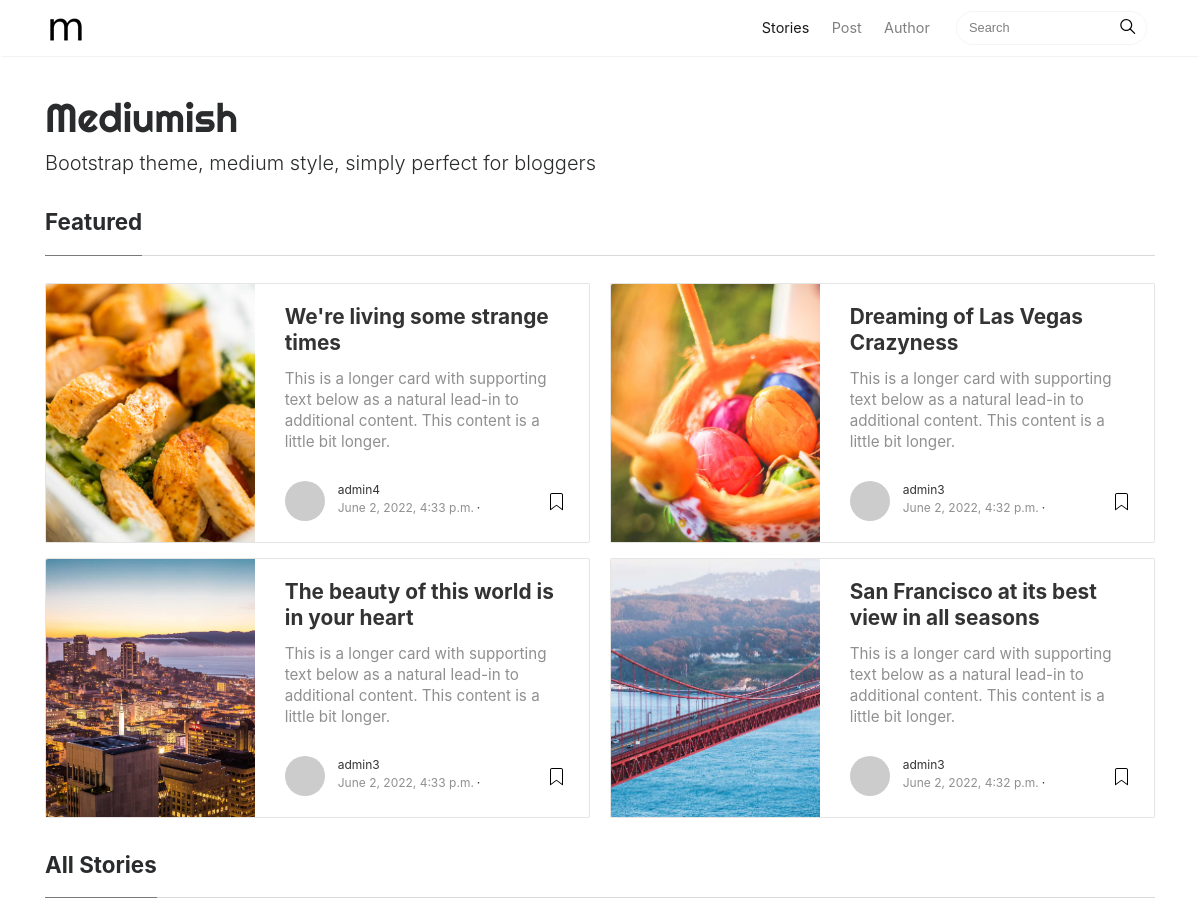
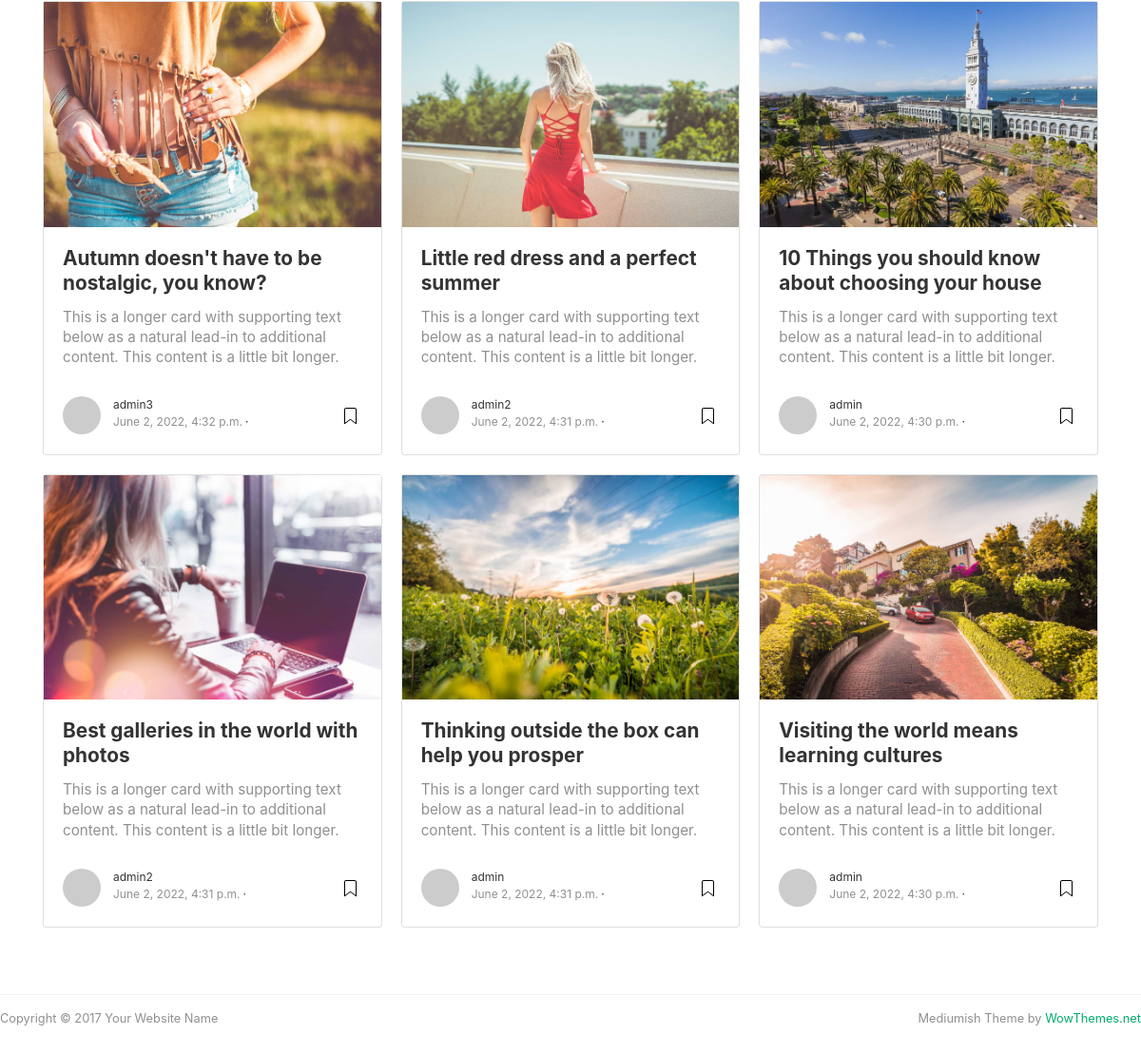
The page / on the database its author committed (2 pictures, top to bottom).
### mediumish/models.py (models this page shows, shortened)
class Blog(models.Model):
    title = models.CharField(max_length=255)
    description = models.TextField()
    pub_date = models.DateTimeField(auto_now_add=True)
    user = models.ForeignKey(User, on_delete=models.CASCADE, related_name='Blog', default=True)
    image = models.ImageField()
    slug = AutoSlugField(populate_from=['title'], null=True, blank=True)

### mediumish/views.py (the view)
# urls.py: path('', views.IndexView.as_view(), name='index'),
class IndexView(View):
    template_name = "index.html"
    def get(self, request, *args, **kwargs):
        recent_post = Blog.objects.all().order_by('-pub_date')[:4]
        blog = Blog.objects.order_by('-pub_date')[4:]
        """Handle GET requests: instantiate a blank version of the form."""
        return render(request, 'index.html', {'blog': blog, 'recent_post': recent_post})

### mediumish/templates/index.html (shortened to what this page needs)
{% extends 'base.html' %}
{% load static %}
{% block content %}
<div class="container">
	<div class="mainheading">
		<h1 class="sitetitle">Mediumish</h1>
		<p class="lead">
			 Bootstrap theme, medium style, simply perfect for bloggers
		</p>
	</div>
	<section class="featured-posts">
	<div class="section-title">
		<h2><span>Featured</span></h2>
	</div>
	<div class="card-columns listfeaturedtag">
        {% for i in recent_post %}
            <div class="card">
                <div class="row">
                    <div class="col-md-5 wrapthumbnail">
                        <a href="{% url 'mediumish:detail' i.slug %}">
                            <div class="thumbnail" style="background-image:url({{ i.image.url }});">
                            </div>
                        </a>
                    </div>
                    <div class="col-md-7">
                        <div class="card-block">
                            <h2 class="card-title"><a href="{% url 'mediumish:detail' i.slug %}">{{ i.title }}</a></h2>
                            <h4 class="card-text">{{ i.description }}</h4>
                            <div class="metafooter">
                                <div class="wrapfooter">
                                    <span class="meta-footer-thumb">
                                    <a href="{% url 'mediumish:authordetail' i.user_id%}"><img class="author-thumb" src="https://www.gravatar.com/avatar/e56154546cf4be74e393c62d1ae9f9d4?s=250&amp;d=mm&amp;r=x" alt="Sal"></a>
                                    </span>
                                    <span class="author-meta">
                                    <span class="post-name"><a href="{% url 'mediumish:authordetail' i.user_id %}">{{ i.user.username }}</a></span><br/>
                                    <span class="post-date">{{i.pub_date }}</span><span class="dot"></span>
                                    </span>
                                    <span class="post-read-more"><a href="{% url 'mediumish:post' %}" title="Read Story"></a></span>
                                </div>
                            </div>
                        </div>
                    </div>
                </div>
		    </div>
        {% endfor %}
	</div>
	</section>
	<section class="recent-posts">
	<div class="section-title">
		<h2><span>All Stories</span></h2>
	</div>
	<div class="card-columns listrecent">
        {% for i in blog %}
		<div class="card">
			<a href="{% url 'mediumish:detail' i.slug %}">
				<img class="img-fluid" src="{{ i.image.url }}" alt="">
			</a>
			<div class="card-block">
				<h2 class="card-title"><a href="{% url 'mediumish:detail' i.slug %}">{{ i.title }}</a></h2>
				<h4 class="card-text">{{ i.description }}</h4>
				<div class="metafooter">
					<div class="wrapfooter">
						<span class="meta-footer-thumb">
						<a href="{% url 'mediumish:authordetail' i.user_id %}"><img class="author-thumb" src="https://www.gravatar.com/avatar/e56154546cf4be74e393c62d1ae9f9d4?s=250&amp;d=mm&amp;r=x" alt="Sal"></a>
						</span>
						<span class="author-meta">
						<span class="post-name"><a href="{% url 'mediumish:authordetail' i.user_id %}">{{ i.user.username }}</a></span><br/>
						<span class="post-date">{{i.pub_date }}</span><span class="dot"></span>
						</span>
						<span class="post-read-more"><a href="{% url 'mediumish:post' %}" title="Read Story"></a></span>
					</div>
				</div>
			</div>
		</div>
        {% endfor %}
	</div>
	</section>
</div>
{% endblock %}

### mediumish/templates/base.html (shortened to what this page needs)
<!DOCTYPE html>
{% load static %}
<html lang="en">
<head>
<link href="{% static 'mediumish/bootstrap.min.css' %}" rel="stylesheet">
<link href="https://maxcdn.bootstrapcdn.com/font-awesome/4.7.0/css/font-awesome.min.css" rel="stylesheet">
<link rel="stylesheet" type="text/css" href="{% static 'mediumish/mediumish.css' %}">
</head>
<body>
{% include 'header.html' %}
{% block content %}
{% endblock %}
{%  include 'footer.html'  %}
</body>
</html>

### mediumish/templates/header.html (shortened to what this page needs)
{% load static %}
{% block content %}
<nav class="navbar navbar-toggleable-md navbar-light bg-white fixed-top mediumnavigation">
<div class="container">
	<a class="navbar-brand" href="{% url 'mediumish:index' %}">
	<img src="{% static 'mediumish/img/logo.png' %}" alt="logo">
	</a>
	<div class="collapse navbar-collapse" id="navbarsExampleDefault">
		<ul class="navbar-nav ml-auto">
			<li class="nav-item active">
			<a class="nav-link" href="{% url 'mediumish:index' %}">Stories <span class="sr-only">(current)</span></a>
			</li>
			<li class="nav-item">
			<a class="nav-link" href="{% url 'mediumish:post' %}">Post</a>
			</li>
			<li class="nav-item">
			<a class="nav-link" href="{% url 'mediumish:author' %}">Author</a>
			</li>
		</ul>
		<form class="form-inline my-2 my-lg-0" method="get" action="{% url 'mediumish:search' %}">
			<input class="form-control mr-sm-2" type="search" placeholder="Search"  name="query" id="query">
			<span class="search-icon"><svg class="svgIcon-use" width="25" height="25" viewbox="0 0 25 25"><path d="M20.067 18.933l-4.157-4.157a6 6 0 1 0-.884.884l4.157 4.157a.624.624 0 1 0 .884-.884zM6.5 11c0-2.62 2.13-4.75 4.75-4.75S16 8.38 16 11s-2.13 4.75-4.75 4.75S6.5 13.62 6.5 11z"></path></svg></span>
		</form>
	</div>
</div>
</nav>
{% endblock %}

### mediumish/templates/footer.html
{% load static %}
{% block content %}
	<div class="footer">
		<p class="pull-left">
			 Copyright &copy; 2017 Your Website Name
		</p>
		<p class="pull-right">
			 Mediumish Theme by <a target="_blank" href="https://www.wowthemes.net">WowThemes.net</a>
		</p>
		<div class="clearfix">
		</div>
	</div>
{% endblock %}

### mediumish/static/mediumish/mediumish.css (style rules this page uses)
body { padding-top:5rem; }
.mainheading { padding:1rem 0rem; }
a { color:#00ab6b; }
a,a:hover { transition:all 0.2s; }
.mediumnavigation { background:rgba(255,255,255,.97); box-shadow:0 2px 2px -2px rgba(0,0,0,.15); }
section { margin-bottom:20px; }
.section-title h2 { border-bottom:1px solid rgba(0,0,0,.15); margin-bottom:25px; font-weight:700; font-size:1.4rem; margin-bottom:27px; }
.section-title span { border-bottom:1px solid rgba(0,0,0,.44); display:inline-block; padding-bottom:20px; margin-bottom:-1px; }
@media (min-width:576px) { .card-columns.listfeaturedtag { -webkit-column-count:2; -moz-column-count:2; column-count:2; } }
@media (min-width:992px) { .navbar-toggleable-md .navbar-nav .nav-link { padding-right:.7rem; padding-left:.7rem; } }
.card-columns .card { margin-bottom:20px; }
.listfeaturedtag .wrapthumbnail { height:258px; flex:0 0 auto; }
.listfeaturedtag .card { border:1px solid rgba(0,0,0,.1); border-radius:2px; height:260px; padding-left:0; margin-bottom:15px; }
.listfeaturedtag .thumbnail { background-size:cover; height:100%; display:block; background-position:38% 22% !important; background-origin:border-box!important; border-top-left-radius:2px; }
.listfeaturedtag .card-block { padding-left:0; }
.listfeaturedtag h2.card-title,.listrecent h2.card-title { font-size:1.3rem; font-weight:700; line-height: 1.25; }
.listfeaturedtag h2.card-title a,.listrecent h2.card-title a { color:rgba(0,0,0,.8); }
.listfeaturedtag h4.card-text,.listrecent h4.card-text { color:rgba(0,0,0,.44); font-size:0.95rem; line-height:1.4; font-weight:400; }
.listfeaturedtag .wrapfooter { position:absolute; bottom:20px; font-size:12px; display:block; width:85%; }
.listrecent .wrapfooter { font-size:12px; margin-top:30px; }
.author-thumb { width:40px; height:40px; float:left; margin-right:13px; border-radius:100%; }
.author-meta { flex:1 1 auto; white-space:nowrap!important; text-overflow:ellipsis!important; overflow:hidden!important; }
span.post-name,span.post-date,span.author-meta { display:inline-block; }
span.post-date,span.post-read { color:rgba(0,0,0,.44); }
span.post-read-more { align-items:center; display:inline-block; float:right; margin-top:8px; }
span.post-read-more a { color:rgba(0,0,0,.44); }
span.post-name a,span.post-read-more a:hover { color:rgba(0,0,0,.8); }
.dot:after { content:"·"; margin-left:3px; margin-right:3px; }
.mediumnavigation .form-control { font-size:0.8rem; border-radius:30px; overflow:hidden; border:1px solid rgba(0,0,0,0.04); }
.mediumnavigation .form-inline { margin-left:15px; }
.mediumnavigation .navbar-brand { font-weight:500; }
.mediumnavigation .nav-item,.dropdown-menu { font-size:0.9rem; }
.mediumnavigation .search-icon { margin-left:-40px; display:inline-block; margin-top:3px; cursor:pointer; }
.mediumnavigation .navbar-brand img { max-height:30px; margin-right:5px; }
.mainheading h1.sitetitle { font-family:Righteous; }
.footer { border-top:1px solid rgba(0,0,0,.05)!important; padding-top:15px; padding-bottom:12px; font-size:0.8rem; color:rgba(0,0,0,.44); margin-top:50px; }
.card { border-radius:4px; }

### rows shown on the page
Blog: image (picture), title "We're living some strange times", description "This is a longer card with supporting text below as a natural lead-in to additional content. This content is a little bit longer.", user.username "admin4", pub_date "June 2, 2022, 4:33 p.m."
Blog: image (picture), title "The beauty of this world is in your heart", description "This is a longer card with supporting text below as a natural lead-in to additional content. This content is a little bit longer.", user.username "admin3", pub_date "June 2, 2022, 4:33 p.m."
Blog: image (picture), title "Dreaming of Las Vegas Crazyness", description "This is a longer card with supporting text below as a natural lead-in to additional content. This content is a little bit longer.", user.username "admin3", pub_date "June 2, 2022, 4:32 p.m."
Blog: image (picture), title "San Francisco at its best view in all seasons", description "This is a longer card with supporting text below as a natural lead-in to additional content. This content is a little bit longer.", user.username "admin3", pub_date "June 2, 2022, 4:32 p.m."
Blog: image (picture), title "Autumn doesn't have to be nostalgic, you know?", description "This is a longer card with supporting text below as a natural lead-in to additional content. This content is a little bit longer.", user.username "admin3", pub_date "June 2, 2022, 4:32 p.m."
Blog: image (picture), title "Best galleries in the world with photos", description "This is a longer card with supporting text below as a natural lead-in to additional content. This content is a little bit longer.", user.username "admin2", pub_date "June 2, 2022, 4:31 p.m."
Blog: image (picture), title "Little red dress and a perfect summer", description "This is a longer card with supporting text below as a natural lead-in to additional content. This content is a little bit longer.", user.username "admin2", pub_date "June 2, 2022, 4:31 p.m."
Blog: image (picture), title "Thinking outside the box can help you prosper", description "This is a longer card with supporting text below as a natural lead-in to additional content. This content is a little bit longer.", user.username "admin", pub_date "June 2, 2022, 4:31 p.m."
Blog: image (picture), title "10 Things you should know about choosing your house", description "This is a longer card with supporting text below as a natural lead-in to additional content. This content is a little bit longer.", user.username "admin", pub_date "June 2, 2022, 4:30 p.m."
Blog: image (picture), title "Visiting the world means learning cultures", description "This is a longer card with supporting text below as a natural lead-in to additional content. This content is a little bit longer.", user.username "admin", pub_date "June 2, 2022, 4:30 p.m."
